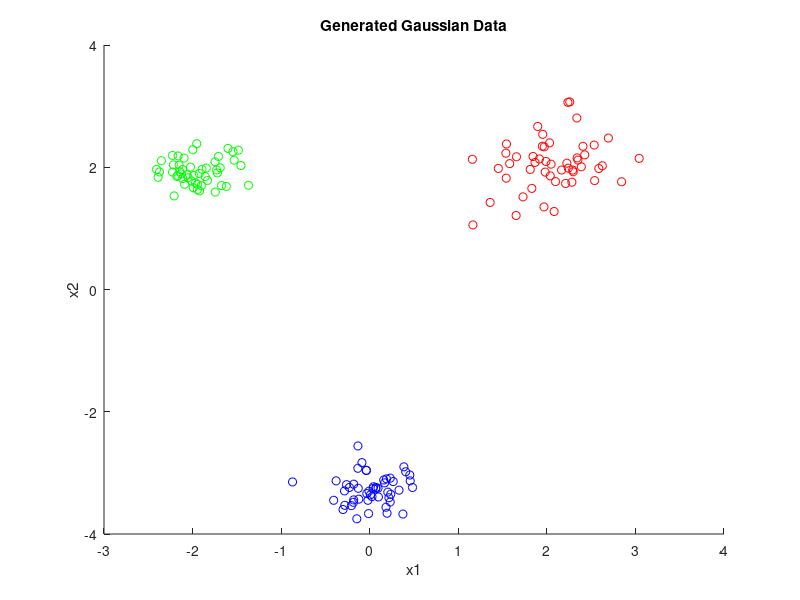

Here is the MATLAB script that generated this plot: (Note: this script raises an error after producing the figure.)
% EC 503 - HW 3 - Fall 2023
% DP-Means starter code

clear, clc, close all;
rng('default');
defaultseed = rng;

%% Generate Gaussian data:
% Add code below:
mu1 = [2,2]; mu2=[-2,2]; mu3 = [0,-3.25];
sigma1 = 0.2 * eye(2); sigma2 = 0.05* eye(2); sigma3 = 0.07 * eye(2);
cluster1 = mvnrnd(mu1,sigma1,50);
cluster2 = mvnrnd(mu2,sigma2,50);
cluster3 = mvnrnd(mu3,sigma3,50);
Gaussian_DATA = [cluster1;cluster2;cluster3];
% Scatter plot
figure;

hold on;
scatter(cluster1(:,1), cluster1(:,2), 'r');
scatter(cluster2(:,1), cluster2(:,2), 'g');
scatter(cluster3(:,1), cluster3(:,2), 'b');
hold off;
title('Generated Gaussian Data');
xlabel('x1');
ylabel('x2');
DATA = Gaussian_DATA;
%% Generate NBA data:
% Add code below:

% HINT: readmatrix might be useful here
NBA_data_raw = readmatrix('NBA_stats_2018_2019.xlsx');
NBA_data = NBA_data_raw(:, 2:end); 
PPG = NBA_data(:, 7); 
MPG = NBA_data(:, 5); 
DATA = [PPG MPG];
%% DP Means method:

% Parameter Initializations
LAMBDA_VALUES = [0.15, 0.4, 3, 20];  % For Gaussian data
LAMBDA_VALUES = [44,100,450]
convergence_threshold = 1;



%%%%%%%%%%%%%%%%%%%%%%%%%%%%%%%%%%%%%%%%%%%%%%%%%%%%%%%%%%%%%%
%%% DP Means - Initializations for algorithm %%%
% cluster count
for lambda_index = 1: length(LAMBDA_VALUES)
    LAMDA = LAMBDA_VALUES(lambda_index);
    num_points = length(DATA);
    total_indices = [1:num_points];
    K = 1;
    
    % sets of points that make up clusters
    L = {};
    L = [L total_indices];
    
    % Class indicators/labels
    Z = ones(1,num_points);
    
    % means
    MU = [];
    MU = [MU; mean(DATA,1)];
    %%%%%%%%%%%%%%%%%%%%%%%%%%%%%%%%%%%%%%%%%%%%%%%%%%%%%%%%%%%%%%
    
    % Initializations for algorithm:
    converged = 0;
    t = 0;
    while (converged == 0)
        t = t + 1;
        fprintf('Current iteration: %d...\n',t)
        
        %% Per Data Point:
        for i = 1:num_points
            
            %% CODE 1 - Calculate distance from current point to all currently existing clusters
            % Write code below here:
            distances = [];
            for j=1:K
                distances = [distances,norm(DATA(i,:)-MU(j,:))^2];
            end
            %% CODE 2 - Look at how the min distance of the cluster distance list compares to LAMBDA
            % Write code below here:
            [min_distance, index] = min(distances);
    
            if min_distance > LAMDA
                K = K + 1;
                MU = [MU; DATA(i,:)]; % set new cluster mean at this data point
                Z(i) = K;
                L{K} = [i]; % create new cluster
            else
                Z(i) = index;
                L{index} = [L{index}, i];
            end
        end
        
        %% CODE 3 - Form new sets of points (clusters)
        % Write code below here:
        for j=1:K
            L{j}= find(Z==j);
        end
        %% CODE 4 - Recompute means per cluster
        % Write code below here:
        new_MU = [];
        for j=1:K
            cluster_data = DATA(L{j},:);
            new_MU = [new_MU;mean(cluster_data,1)]
        end
        %% CODE 5 - Test for convergence: number of clusters doesn't change and means stay the same %%%
        % Write code below here:
        if size(new_MU,1)==size(MU,1)&&max(max(abs(new_MU-MU)))<convergence_threshold
            converged =1;
        end
        %% CODE 6 - Plot final clusters after convergence 
        % Write code below here:
        
        if (converged)
            figure;
            hold on;
            colors = 'rgbmkcy'; % add more colors if needed
            for j = 1:K
                scatter(DATA(Z == j, 1), DATA(Z == j, 2), 50, colors(mod(j, length(colors)) + 1), 'filled');
            end
            hold off;
            title(['DP-means Clustering with Lambda = ', num2str(LAMDA)]);
            xlabel('x1');
            ylabel('x2');
        end
        MU = new_MU;
    end
end



